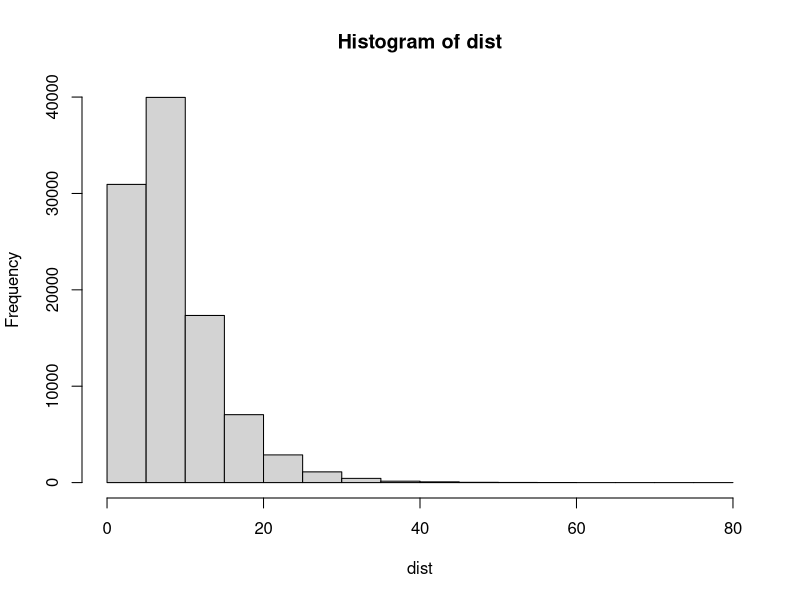

Reproduce this figure in R.
nRep<-100000
dist<-numeric(nRep)
for (i in 1:nRep)
{
  balls<-1:4
  count<-0
  while(!all(balls==balls[1])){
    count<-count+1
    draws<-sample(1:4,2)
    balls[draws[2]]<-balls[draws[1]]
  }
  dist[i]<-count
}
hist(dist)
mean(dist)

##We can solve this problem using Markov Chain models
#The Transition matrix
P<-matrix(c(0,0,0,0,0,1,1/2,0,0,0,0,1/6,1/3,1/4,0,0,1/3
            ,2/3,1/2,0,0,0,0,1/4,1), nrow=5)
Q<-P[-5,-5]
I<-diag(4)
N<-solve(I-Q)
sum(N[1,]) #Expected number of steps to go from state 1 to absorbing state 5
P
R<-P[1:4,5] #Canonical Form
N%*%R #probability that it is absorbed into state 5 from state i

P5<-matrix(c(0,1,0,0,0,0,0,0,.4,.3,.3,0,0,0,0,0,
             .4,.4,.2,0,0,0,0,.3,.3,.1,.3,0,0,0,0,0,.7,.3,
             0,0,0,0,0,.2,.6,.2,0,0,0,0,0,0,1), 
           byrow = T, nrow=7)
N5<-solve(diag(6)-P5[-7,-7])

P3<-matrix(c(0,1,0,0,2/3,1/3,0,0,1), byrow=T, nrow=3)
N3<-solve(diag(2)-P3[-3,-3])
N3
